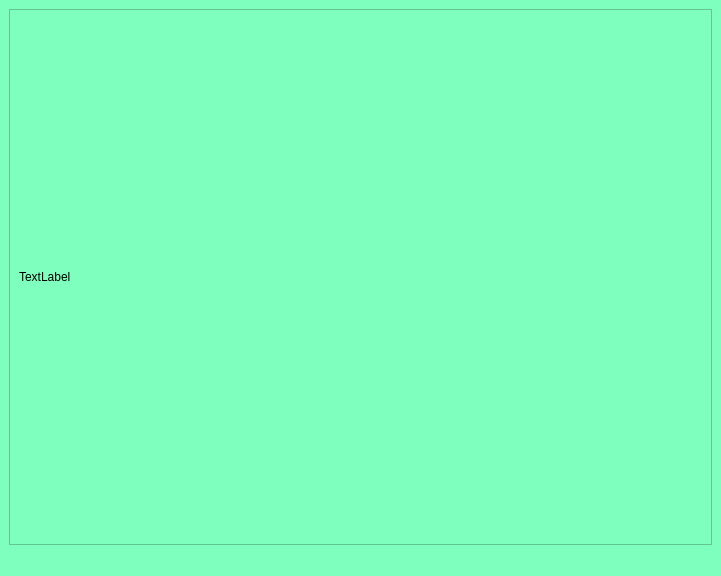
<?xml version="1.0" encoding="UTF-8"?>
<ui version="4.0">
 <class>MainWindow</class>
 <widget class="QMainWindow" name="MainWindow">
  <property name="geometry">
   <rect>
    <x>0</x>
    <y>0</y>
    <width>721</width>
    <height>576</height>
   </rect>
  </property>
  <property name="windowTitle">
   <string>MainWindow</string>
  </property>
  <property name="styleSheet">
   <string notr="true">background-color: rgb(127, 255, 189);</string>
  </property>
  <widget class="QWidget" name="centralwidget">
   <layout class="QGridLayout" name="gridLayout_2">
    <item row="0" column="0">
     <layout class="QGridLayout" name="gridLayout">
      <item row="0" column="0">
       <widget class="QFrame" name="frame">
        <property name="frameShape">
         <enum>QFrame::StyledPanel</enum>
        </property>
        <property name="frameShadow">
         <enum>QFrame::Raised</enum>
        </property>
        <layout class="QGridLayout" name="gridLayout_3">
         <item row="0" column="0">
          <widget class="QLabel" name="label">
           <property name="text">
            <string>TextLabel</string>
           </property>
          </widget>
         </item>
        </layout>
       </widget>
      </item>
     </layout>
    </item>
   </layout>
  </widget>
  <widget class="QMenuBar" name="menubar">
   <property name="geometry">
    <rect>
     <x>0</x>
     <y>0</y>
     <width>721</width>
     <height>21</height>
    </rect>
   </property>
  </widget>
  <widget class="QStatusBar" name="statusbar"/>
 </widget>
 <resources/>
 <connections/>
</ui>
